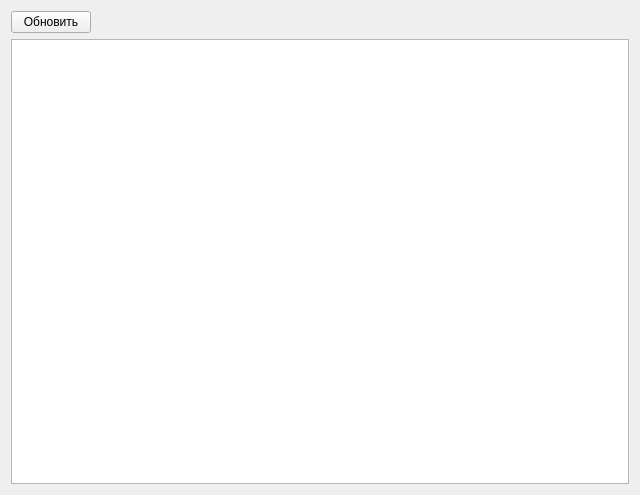
<?xml version="1.0" encoding="UTF-8"?>
<ui version="4.0">
 <class>FormRep</class>
 <widget class="QWidget" name="FormRep">
  <property name="geometry">
   <rect>
    <x>0</x>
    <y>0</y>
    <width>640</width>
    <height>495</height>
   </rect>
  </property>
  <property name="windowTitle">
   <string>Form</string>
  </property>
  <layout class="QVBoxLayout" name="verticalLayout">
   <item>
    <layout class="QHBoxLayout" name="horizontalLayout">
     <item>
      <widget class="QPushButton" name="pushButtonUpd">
       <property name="text">
        <string>Обновить</string>
       </property>
      </widget>
     </item>
     <item>
      <spacer name="horizontalSpacer">
       <property name="orientation">
        <enum>Qt::Horizontal</enum>
       </property>
       <property name="sizeHint" stdset="0">
        <size>
         <width>40</width>
         <height>20</height>
        </size>
       </property>
      </spacer>
     </item>
    </layout>
   </item>
   <item>
    <widget class="TableView" name="tableViewRep"/>
   </item>
  </layout>
 </widget>
 <customwidgets>
  <customwidget>
   <class>TableView</class>
   <extends>QTableView</extends>
   <header>tableview.h</header>
  </customwidget>
 </customwidgets>
 <resources/>
 <connections/>
</ui>
